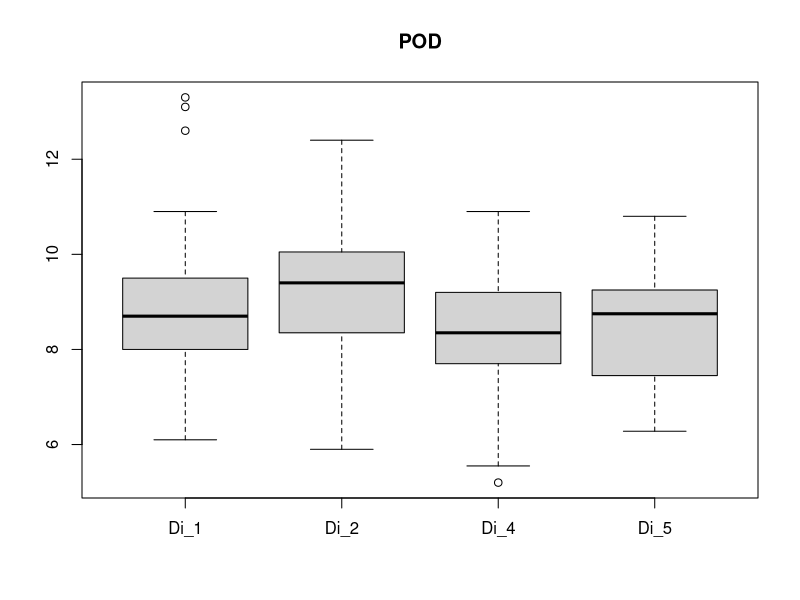

Recreate this plot in R.
Di_1 <- c(12.6,8.6,8.6,8.3,8.0,13.1,8.7,8.4,10.3,9.8,8.9,9.6,7.9,6.1,7.8,9.3,8.7,7.4,9.1,7.9,8.2,10.8,8.9,7.9,7.29,9.3,10.9,8.6,7.4,8.7,8.9,9.2,8.9,9.11,6.7,7.6,7.22,13.3,8.8,9.9,8.2,9.5,10.4,8.2,10.0,10.4,9.2,7.1,8.4,8.7)
Di_2 <- c(8.5,11.7,9.4,7.4,9.4,7.8,11.6,11.0,10.7,5.9,12.4,10.3,8.8,10.3,8.7,10.7,9.5,9.7,10.2,8.7,9.7,12.2,7.5,10.9,7.7,7.9,9.4,8.4,9.4,7.7,9.4,8.2,7.8,9.3,9.5,8.7,9.1,8.0,9.6,6.07,8.8,9.9,9.4,8.3,8.6,8.9,11.1,8.1,9.7,9.7,10.2)
Di_4 <- c(9.0,7.9,8.7,8.8,8.7,9.6,9.4,7.4,8.0,9.3,7.3,8.9,7.4,10.9,8.5,5.2,6.8,8.4,9.2,9.0,7.5,8.1,6.3,9.1,9.3,10.0,7.9,8.5,8.0,5.55,7.2,9.4,10.0,8.3,10.4,8.1,9.5,7.8,8.22,7.7,7.7,8.1,9.9,7.22,8.6,8.5,8.1,7.7,7.9,9.2,10.9,7.6,9.7,7.4)
Di_5 <- c(7.4,9.4,7.5,7.9,6.7,7.1,8.8,9.3,9.8,8.7,6.28,8.44,10.8,8.2,9.0,9.0,10.0,6.4,9.2,8.9)
svg(filename = 'morpho_data/boxplotPOD.svg')
boxplot(Di_1, Di_2, Di_4, Di_5, names = c('Di_1', 'Di_2', 'Di_4', 'Di_5'), main = 'POD')
dev.off()
